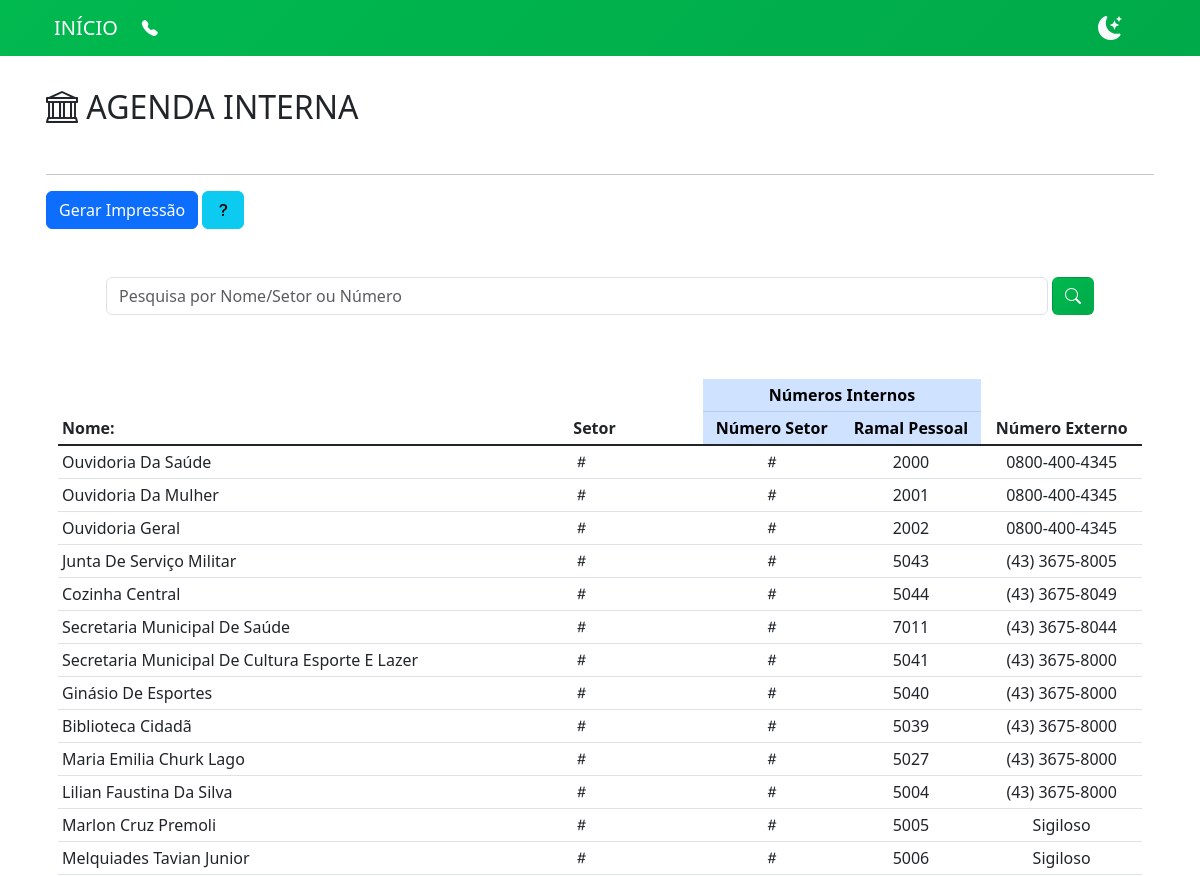
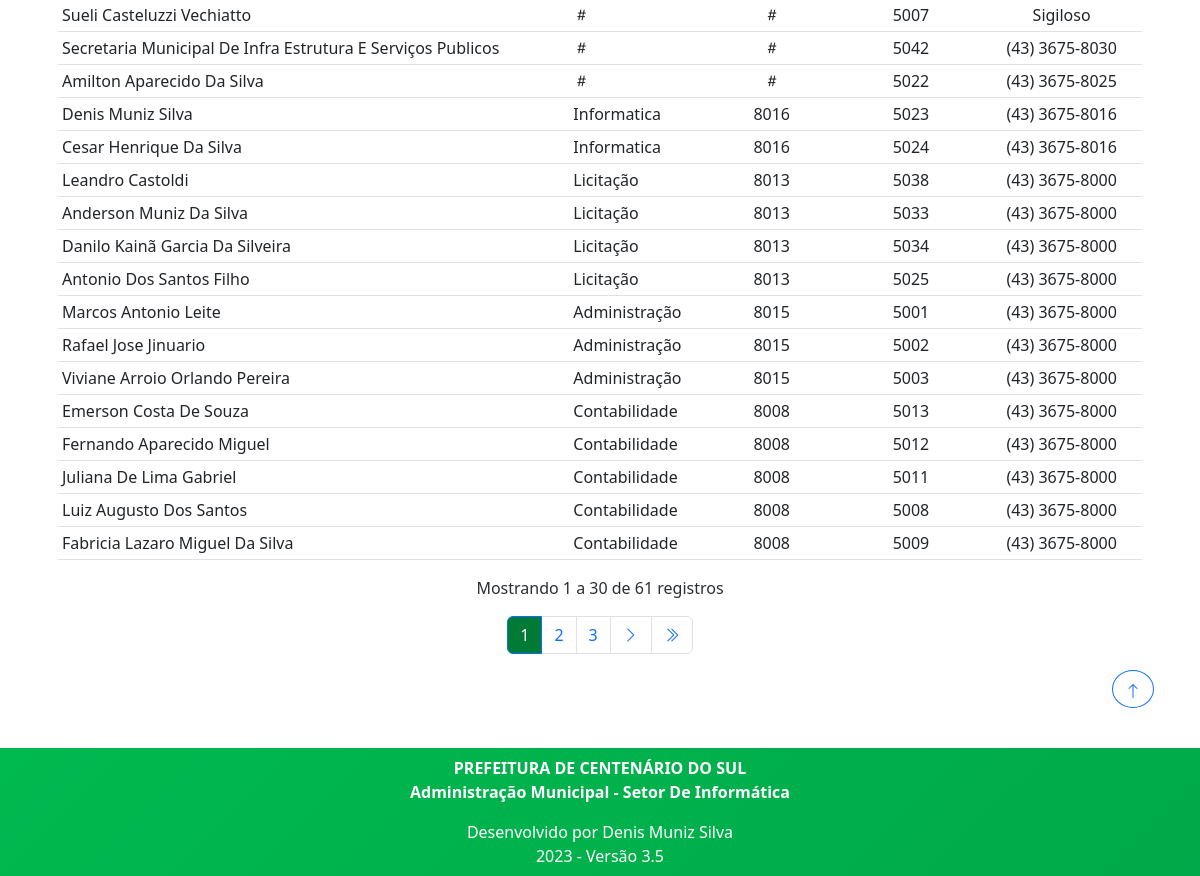
Page /agenda/ on the earlier database version (2 pictures, top to bottom).
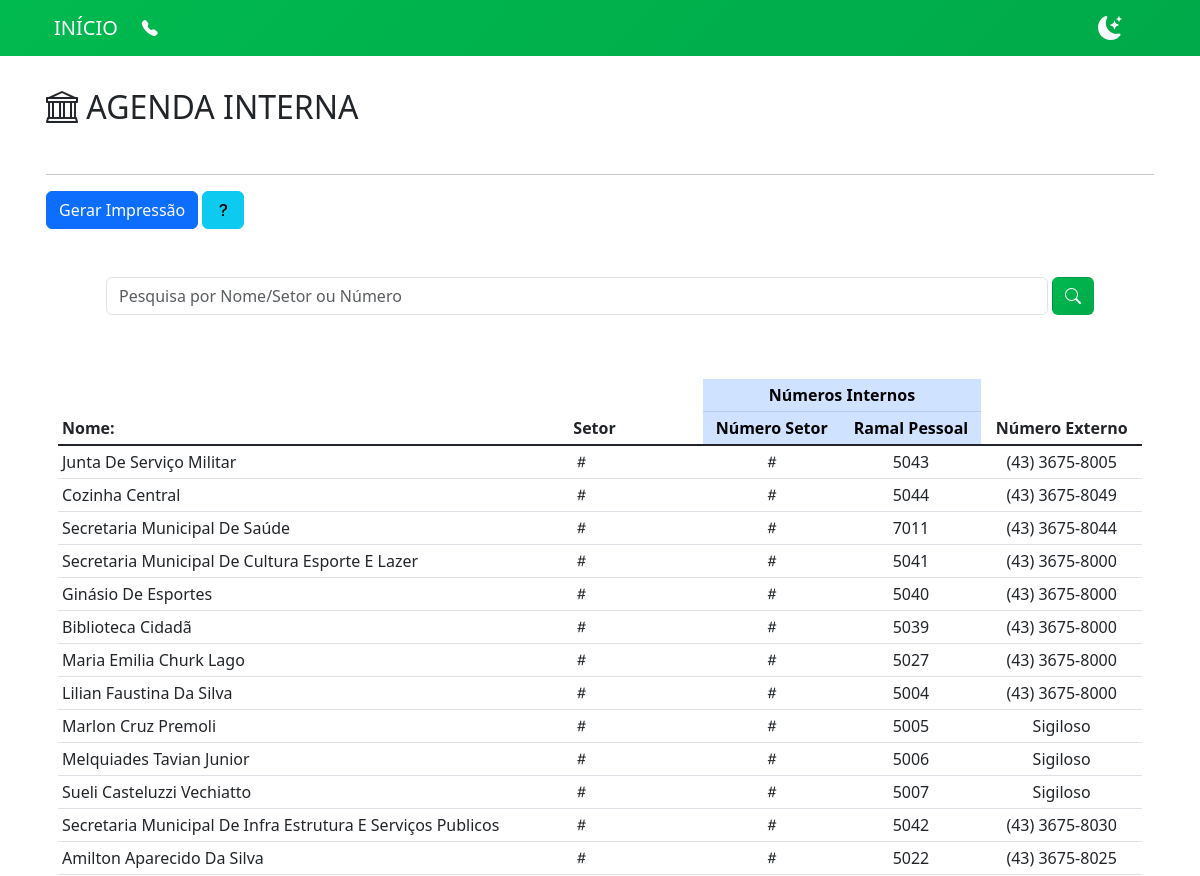
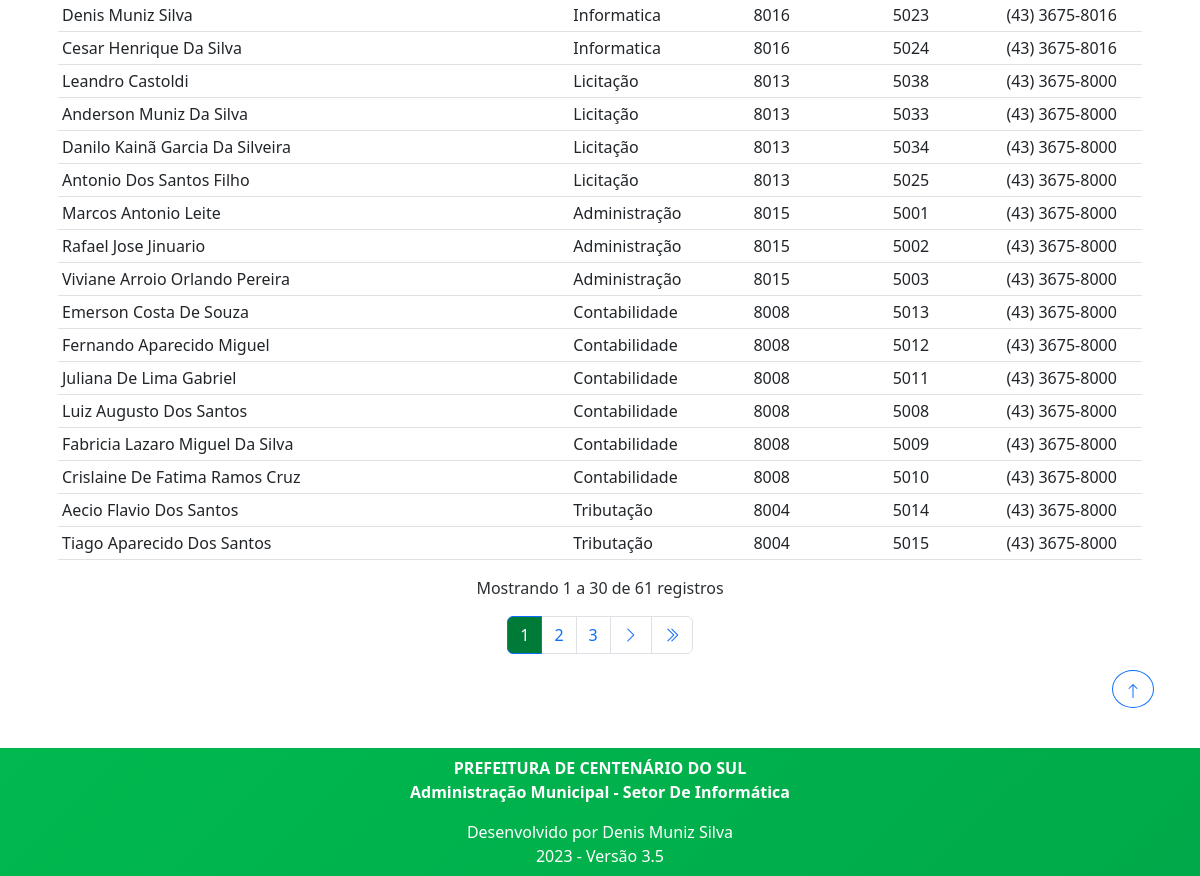
Same page on the later database version (2 pictures, top to bottom).
### agenda/models.py (models this page shows, shortened)
class Agenda(models.Model):
    data = models.DateTimeField(auto_now_add=True, verbose_name=_('Data'))
    grupo = models.ForeignKey(Grupo, on_delete=models.PROTECT, verbose_name=_('Agenda'), null=True, blank=True)
    pessoa = models.CharField(max_length=200, verbose_name=_('Pessoa'))
    numero_interno = models.CharField(max_length=20, verbose_name=_('Numero Interno'))
    numero_externo = models.CharField(max_length=20, verbose_name=_('Numero Externo'), null=True, blank=True)

class Grupo(models.Model):
    data = models.DateTimeField(auto_now_add=True, verbose_name=_('Data'))
    grupo = models.CharField(max_length=200, verbose_name=_('Grupo'))
    numero = models.CharField(max_length=5, verbose_name=_('Numero'))

### agenda/views.py (the view, shortened to what this page needs)
# urls.py: path('agenda/', v_Agenda.as_view(), name='Agenda'),
class v_Agenda(ListView):
    paginate_by = 30
    model = Agenda
    template_name = 'agenda/index.html'
    def get_queryset(self):
        queryset = super().get_queryset()
        query = self.request.GET.get('q')
        queryset = queryset.order_by('grupo')
        return queryset

### agenda/templates/agenda/index.html (shortened to what this page needs)
{% extends 'base.html' %}
{% load static %}
{% block pagina %}
<h2 class="mt-3 mb-5">
    <i class="bi bi-bank"></i>
    AGENDA INTERNA
</h2>
<hr class="pesquisa mt-5">
<div>
    <a class="btn btn-primary" href="{% url 'AgendaExporta' %}" target="_blank">Gerar Impressão</a>
    <button  class="btn btn-info" data-bs-toggle="modal" data-bs-target="#ModalAjuda">
        <i class="bi bi-question-lg"></i>
    </button >
</div>
<div class="container">
    <div class="container">
    <form method="get">
        <div class="row">
            <div class="container my-5 px-5">
                <div class="d-flex align-items-end" id="busca">
                    <input type="text" name="q" value="{{ request.GET.q }}" placeholder="Pesquisa por Nome/Setor ou Número"
                        class="form-control">
                    <button type="submit" title="Pesquisar Registros" class="btn corPrimaria ms-1">
                        <i class="bi bi-search" id="lupacep"></i>
                    </button>
                </div>
            </div>
        </div>
    </form>
</div>
    <div class="table-responsive">
        <table class="table table-sm table-hover mt-3">
            <thead>
                <tr>
                    <th scope="col" rowspan="2">Nome:</th>
                    <th scope="col" rowspan="2">Setor</th>
                    <th scope="col" colspan="2" class="text-center table-primary">Números Internos</th>
                    <th scope="col" rowspan="2" class="text-center">Número Externo</th>
                </tr>
                <tr>
                    <th scope="col" class="text-center table-primary">Número Setor</th>
                    <th scope="col" class="text-center table-primary">Ramal Pessoal</th>
                </tr>
            </thead>
            <tbody class="table-group-divider">
                {% for item in object_list %}
                <tr>
                    <td class="text-capitalize">
                        {{ item.pessoa }}
                    </td>
                    <td>
                        {% if item.grupo.grupo %}
                            {{ item.grupo.grupo }}
                        {% else %}
                            <i class="bi bi-hash"></i>
                        {% endif %}
                    </td>
                    <td class="text-center">
                        {% if item.grupo.numero %}
                            {{ item.grupo.numero }}
                        {% else %}
                            <i class="bi bi-hash"></i>
                        {% endif %}
                    </td>
                    <td class="text-center">
                        {% if item.numero_interno %}
                            {{ item.numero_interno }}
                        {% else %}
                            <i class="bi bi-hash"></i>
                        {% endif %}
                    </td>
                    <td class="text-center">
                        {% if item.numero_externo %}
                            {{ item.numero_externo }}
                        {% else %}
                            <i class="bi bi-hash"></i>
                        {% endif %}
                    </td>
                </tr>
                {% endfor %}
            </tbody>
        </table>
    </div>
</div>
{% include "paginacao.html" %}
{% endblock pagina %}

Differences in the rows shown:
no longer on this page (row edited): Agenda: pessoa "Ouvidoria Da Saúde", numero_interno "2000", numero_externo "0800-400-4345"
no longer on this page (row edited): Agenda: pessoa "Ouvidoria Da Mulher", numero_interno "2001", numero_externo "0800-400-4345"
no longer on this page (row edited): Agenda: pessoa "Ouvidoria Geral", numero_interno "2002", numero_externo "0800-400-4345"
now on this page (row unchanged): Agenda: pessoa "Crislaine De Fatima Ramos Cruz", grupo.grupo "Contabilidade", grupo.numero "8008", numero_interno "5010", numero_externo "(43) 3675-8000"
now on this page (row unchanged): Agenda: pessoa "Aecio Flavio Dos Santos", grupo.grupo "Tributação", grupo.numero "8004", numero_interno "5014", numero_externo "(43) 3675-8000"
now on this page (row unchanged): Agenda: pessoa "Tiago Aparecido Dos Santos", grupo.grupo "Tributação", grupo.numero "8004", numero_interno "5015", numero_externo "(43) 3675-8000"
